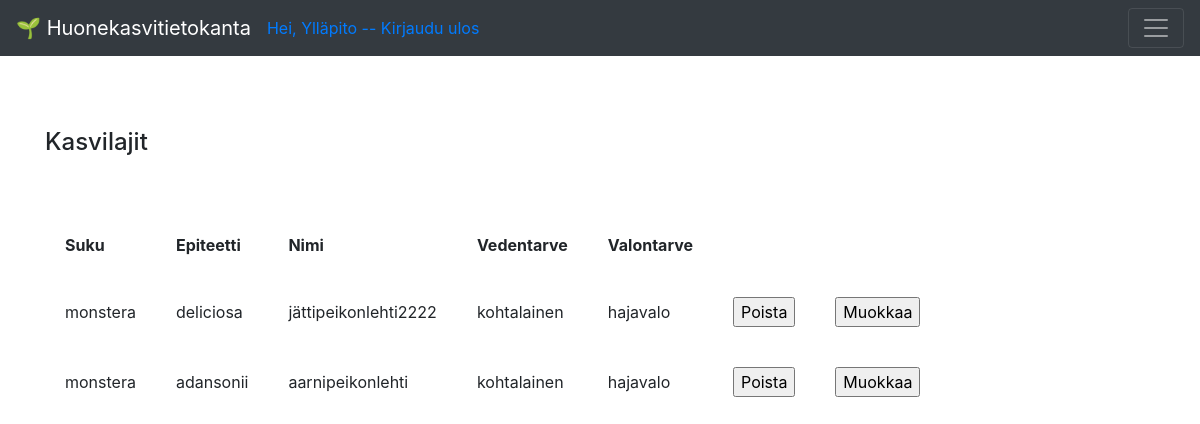
The app's page /species (signed in), older data.
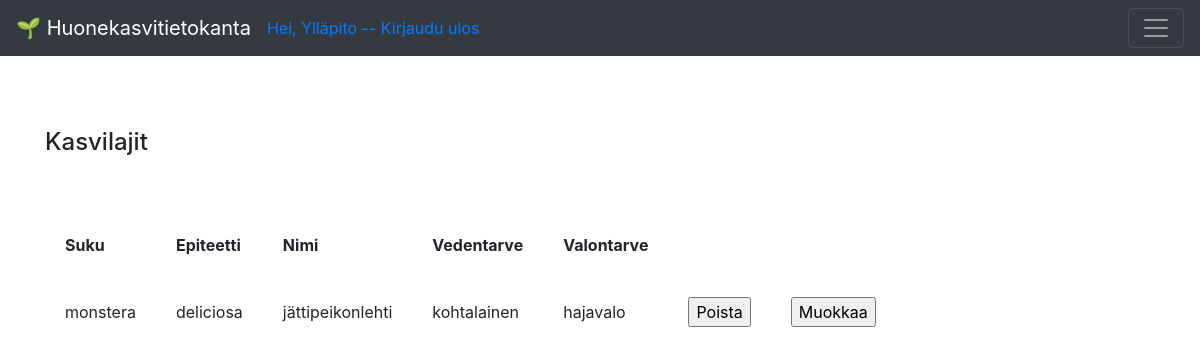
The same page, newer data.
### application/auth/models.py (models this page shows, shortened)
class User(db.Model):
    __tablename__ = "account"
    id = db.Column(db.Integer, primary_key=True)
    date_created = db.Column(db.DateTime, default=db.func.current_timestamp())
    name = db.Column(db.String(144), nullable=False)
    username = db.Column(db.String(144), nullable=False, unique=True)
    password = db.Column(db.String(144), nullable=False)
    plants = db.relationship("Plant", backref='account', lazy=True)

### application/species/models.py (models this page shows, shortened)
class Species(Base):
    __tablename__ = "species"
    genus = db.Column(db.String(144), nullable=False)
    epithet = db.Column(db.String(144), nullable=False)
    water = db.Column(db.String(144), nullable=False)
    light = db.Column(db.String(144), nullable=False)
    plants = db.relationship('Plant', backref='plant_species', lazy=True)

### application/species/views.py (the view)
@app.route("/species", methods=["GET"])
@login_required(role = "ANY")
def species_index():
    return render_template("species/list.html", species = Species.query.all())

### application/__init__.py (called while the page is built)
def login_required(role = "ANY"):
    def wrapper(fn):
        @wraps(fn)
        def decorated_view(*args, **kwargs):
            if not current_user:
                return login_manager.unauthorized()
            if not current_user.is_authenticated:
                return login_manager.unauthorized()
            unauthorized = False
            if not role == "ANY":
                unauthorized = True
                for user_role in current_user.userrole():
                    if user_role == role:
                        unauthorized = False
                        break
            if unauthorized:
                return login_manager.unauthorized()
            return fn(*args, **kwargs)
        return decorated_view
    return wrapper

@login_manager.user_loader
def load_user(user_id):
    return User.query.get(user_id)

### application/templates/species/list.html
{% extends "layout.html" %}
{% block body %}
<h4>Kasvilajit</h4>
<br>
<br>
  <table cellpadding="20">
    <tr>
      <th>Suku</th>
      <th>Epiteetti</th>
      <th>Nimi</th>
      <th>Vedentarve</th>
      <th>Valontarve</th>
    </tr>
    {% for species in species %}
    <tr>
      <td>{{ species.genus }}</td>
      <td>{{ species.epithet }}</td>
      <td>{{ species.name }}</td>
      <td>{{ species.water }}</td>
      <td>{{ species.light }}</td>
      <td>
          {% if current_user.id == 1 %}
          <form method="POST" action="{{ url_for('species_delete', species_id=species.id) }}">
            <input type="submit" value="Poista"/>
          </form>
              </td>
              <td>
                  <form method="POST" action="{{ url_for('species_edit', species_id=species.id) }}">
                    <input type="submit" value="Muokkaa"/>
                  </form>
                      </td>
                      {% endif %}
      <td>
            </td>
    </tr>
    {% endfor %}
  </table>
{% endblock %}

### application/templates/layout.html (shortened to what this page needs)
<!DOCTYPE html>
<html>
  <head>
    <link rel="stylesheet"
          href= "https://stackpath.bootstrapcdn.com/bootstrap/4.3.1/css/bootstrap.min.css">
  </head>
  <body>
<nav class="navbar navbar-dark bg-dark">
    <a class="navbar-brand" href="#">&#127793; Huonekasvitietokanta</a>
    {% if current_user.is_authenticated %}
        <a href="{{ url_for('auth_logout') }}">Hei, {{ current_user.name }} -- Kirjaudu ulos</a>
        {% else %}
        </li><a class= "nav-link" href="{{ url_for('auth_login') }}">Kirjaudu sisään</a>
        <a class="nav-link" href="{{ url_for('auth_new') }}">Luo tunnus</a>
        {% endif %}
    <button class="navbar-toggler ml-auto"
                type="button"
                data-toggle="collapse"
                data-target="#navbarSupportedContent1">
            <span class="navbar-toggler-icon my-toggler">
          </span>
        </button>
  </nav>
<main role="main" class="container">
    <br>
    <br>
    <br>
    {% block body %}{% endblock %}
  </body>
</html>

Row changes from the older to the newer data that the page shows:
removed Species: genus "monstera", epithet "adansonii", name "aarnipeikonlehti", water "kohtalainen", light "hajavalo"
changed Species "monstera": name "jättipeikonlehti2222" → "jättipeikonlehti"
